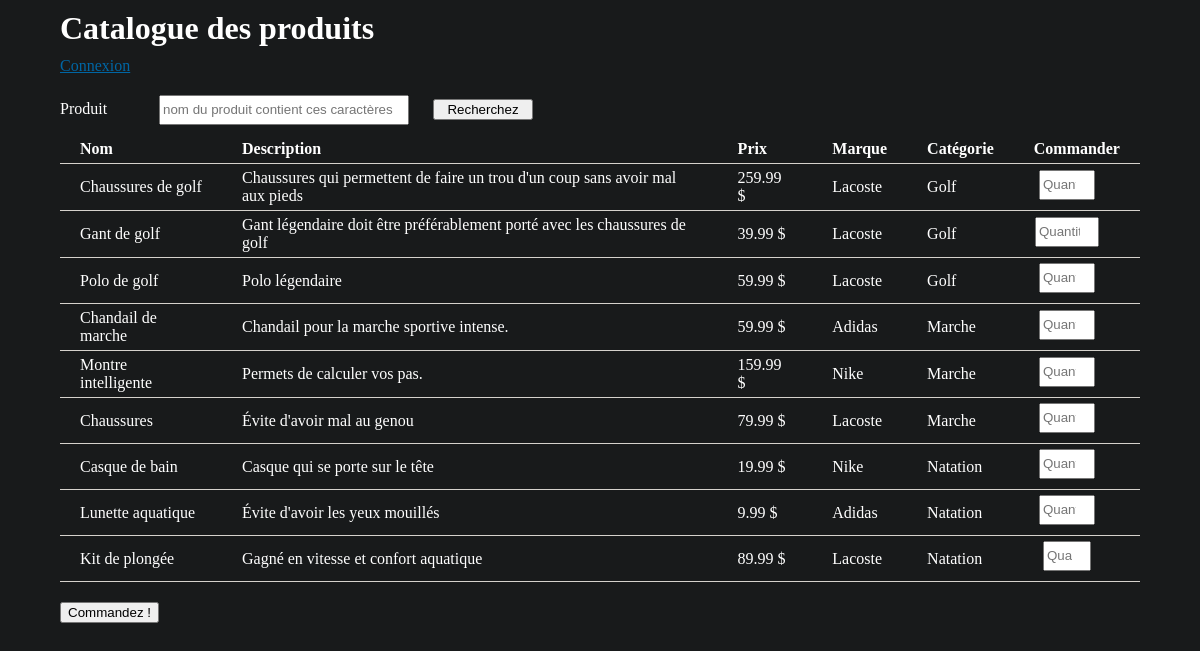
The page /NOT/tp3/index.php on the database its author committed.
### tables this page shows
CREATE TABLE IF NOT EXISTS `produits` (
  `produit_id` INT NOT NULL AUTO_INCREMENT,
  `produit_nom` VARCHAR(255) NOT NULL,
  `produit_description` VARCHAR(255) NOT NULL,
  `produit_prix` DECIMAL(8, 2) NOT NULL,
  `produit_quantite` INT NOT NULL DEFAULT 0,
  `produit_categorie_id` INT NOT NULL,
  `produit_marque_id` INT NOT NULL,
  PRIMARY KEY (`produit_id`),
  INDEX `fk_produits_categories1_idx` (`produit_categorie_id` ASC),
  INDEX `fk_produits_marques1_idx` (`produit_marque_id` ASC),
  CONSTRAINT `fk_produits_categories1` FOREIGN KEY (`produit_categorie_id`) REFERENCES `categories` (`categorie_id`) ON DELETE NO ACTION ON UPDATE NO ACTION,
  CONSTRAINT `fk_produits_marques1` FOREIGN KEY (`produit_marque_id`) REFERENCES `marques` (`marque_id`) ON DELETE NO ACTION ON UPDATE NO ACTION
);

CREATE TABLE IF NOT EXISTS `marques` (
  `marque_id` INT NOT NULL AUTO_INCREMENT,
  `marque_nom` VARCHAR(255) NOT NULL,
  PRIMARY KEY (`marque_id`)
);

CREATE TABLE IF NOT EXISTS `categories` (
  `categorie_id` INT NOT NULL AUTO_INCREMENT,
  `categorie_nom` VARCHAR(255) NOT NULL,
  PRIMARY KEY (`categorie_id`)
);

### NOT/tp3/inc/sql.php (called while the page is built, shortened)
<?php
function listerProduits($conn, $recherche = "")
{
    $req = "SELECT
                P.*,
                C.categorie_nom,
                M.marque_nom
            FROM
                produits AS P
            INNER JOIN
                categories AS C ON C.categorie_id = P.produit_categorie_id
            INNER JOIN
                marques AS M ON M.marque_id = P.produit_marque_id
            WHERE P.produit_nom LIKE ?";
    $stmt = mysqli_prepare($conn, $req);
    $recherche = "%" . $recherche . "%";
    mysqli_stmt_bind_param($stmt, "s", $recherche);
    if (mysqli_stmt_execute($stmt)) {
        $result = mysqli_stmt_get_result($stmt);
        $nbResult = mysqli_num_rows($result);
        $liste = array();
        if ($nbResult) {
            mysqli_data_seek($result, 0);
            while ($row = mysqli_fetch_array($result, MYSQLI_ASSOC)) {
                $liste[] = $row;
            }
        }
        return $liste;
    } else {
        errSQL($conn);
        exit;
    }
}
            mysqli_rollback($conn); ?>

### NOT/tp3/index.php (the view, shortened to what this page needs)
<?php
require_once("inc/sql.php");
$recherche = isset($_GET['recherche']) ? trim($_GET['recherche']) : "";
$liste = listerProduits($conn, $recherche);
?>
<!DOCTYPE html>
<html lang="fr">
<head>
    <link rel="stylesheet" href="assets/css/style.css">
</head>
<body>
    <h1>Catalogue des produits</h1>
    <p class="menu">
        <a href="deconnexion.php"><?= isset($_SESSION["identifiant_utilisateur"]) ? "Déconnexion" : "Connexion" ?></a>
    </p>
    <form id="recherche" action="" method="get">
        <label>Produit</label>
        <input type="text" name="recherche" value="<?= $recherche ?>" placeholder="nom du produit contient ces caractères">
        <input type="submit" value="Recherchez">
    </form>
    <table>
        <tr>
            <th>Nom</th>
            <th>Description</th>
            <th>Prix</th>
            <th>Marque</th>
            <th>Catégorie</th>
            <th>Commander</th>
        </tr>
        <form id="commande" action="" method="POST">
            <?php foreach ($liste as $row) :
            ?>
                <tr>
                    <td><?= $row["produit_nom"] ?></td>
                    <td><?= $row["produit_description"] ?></td>
                    <td><?= $row["produit_prix"] . " $" ?></td>
                    <td><?= $row["marque_nom"] ?></td>
                    <td><?= $row["categorie_nom"] ?></td>
                    <td style="text-align: center">
                        <input type="number" min="0" max="<?= $row["produit_quantite"] ?>" name="q<?= $row["produit_id"] ?>" placeholder="Quantité">
                    </td>
                </tr> <?php endforeach; ?> </form>
    </table>
    <button form="commande" type="submit" name="envoi">Commandez !</button>
</body>
</html>

### NOT/tp3/assets/css/style.css (style rules this page uses)
html, body, h1, h2, h3, p, ul, li { margin: 0; padding: 0; }
body { background: #181a1b ; width: 90%; color: white; margin: 0 auto; }
a { color: #0066a4; }
.menu a { margin-right: 10px; }
h1 { margin: 10px 0; }
p { margin-bottom: 20px; }
table { border-spacing: 0; }
th, td { padding: 5px 20px; text-align: left; border-bottom: 1px solid #d5d2cc; }
#recherche label, #tri label { display: inline-block; width : 90px; margin-right: 5px; }
#recherche input, #tri input, #tri select { display : inline-block; margin-right: 20px; margin-bottom: 10px; width: 250px; line-height: 24px; }
#recherche input[type='submit'], #tri input[type='submit'] { width: 100px; }
label { display: block; margin-bottom: 5px; }
input, select { box-sizing: border-box; line-height: 24px; margin-bottom: 5px; margin-right: 20px; }
button[form="commande"] { margin-top: 20px; }

### rows shown on the page
produits: produit_nom "Chaussures de golf", produit_description "Chaussures qui permettent de faire un trou d'un coup sans avoir mal aux pieds", produit_prix "259.99", produit_marque.marque_nom "Lacoste", produit_categorie.categorie_nom "Golf"
produits: produit_nom "Gant de golf", produit_description "Gant légendaire doit être préférablement porté avec les chaussures de golf", produit_prix "39.99", produit_marque.marque_nom "Lacoste", produit_categorie.categorie_nom "Golf"
produits: produit_nom "Polo de golf", produit_description "Polo légendaire", produit_prix "59.99", produit_marque.marque_nom "Lacoste", produit_categorie.categorie_nom "Golf"
produits: produit_nom "Chandail de marche", produit_description "Chandail pour la marche sportive intense.", produit_prix "59.99", produit_marque.marque_nom "Adidas", produit_categorie.categorie_nom "Marche"
produits: produit_nom "Montre intelligente", produit_description "Permets de calculer vos pas.", produit_prix "159.99", produit_marque.marque_nom "Nike", produit_categorie.categorie_nom "Marche"
produits: produit_nom "Chaussures", produit_description "Évite d'avoir mal au genou", produit_prix "79.99", produit_marque.marque_nom "Lacoste", produit_categorie.categorie_nom "Marche"
produits: produit_nom "Casque de bain", produit_description "Casque qui se porte sur le tête", produit_prix "19.99", produit_marque.marque_nom "Nike", produit_categorie.categorie_nom "Natation"
produits: produit_nom "Lunette aquatique", produit_description "Évite d'avoir les yeux mouillés", produit_prix "9.99", produit_marque.marque_nom "Adidas", produit_categorie.categorie_nom "Natation"
produits: produit_nom "Kit de plongée", produit_description "Gagné en vitesse et confort aquatique", produit_prix "89.99", produit_marque.marque_nom "Lacoste", produit_categorie.categorie_nom "Natation"
